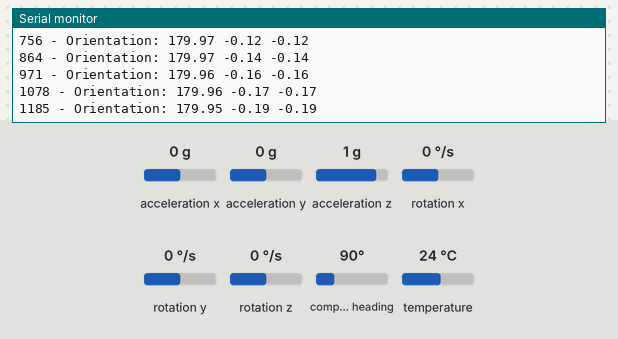
This sketch was run on a simulated Arduino Uno, built with avr-gcc and run on an emulated ATmega328P. On the bench: the last lines printed to the serial monitor. The test bench sets the inputs (shaded band); at power-on: rotation x 0 °/s, acceleration x 0 g, acceleration y 0 g, acceleration z 1 g, rotation y 0 °/s, rotation z 0 °/s, compass heading 90°, temperature 24 °C.

Above: at 1.2 s.
1.3 s: rotation x set to -192 °/s
At 1.3 s:
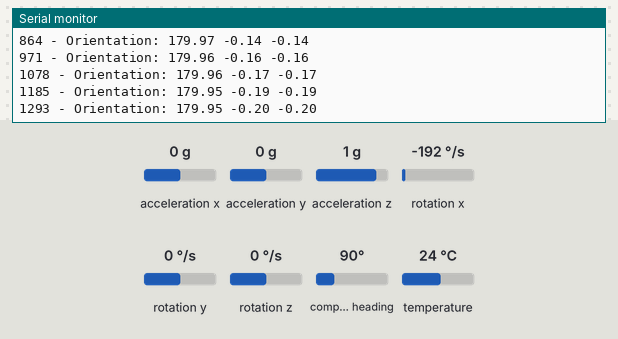
4.3 s: acceleration x set to -1.4 g
At 4.3 s:
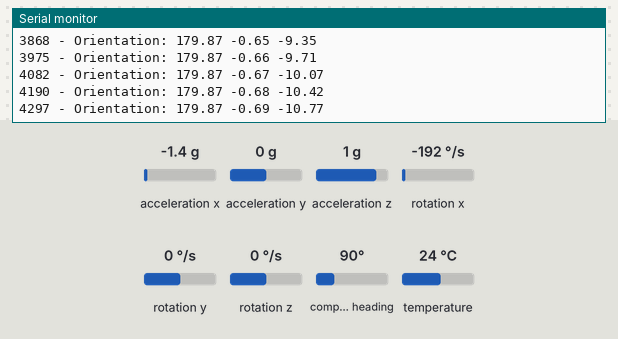
5.8 s: acceleration y set to -1.4 g
At 5.8 s:
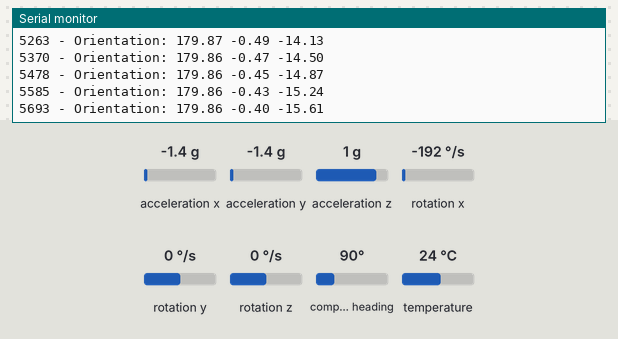
7.3 s: acceleration z set to -1.4 g
At 7.31 s:
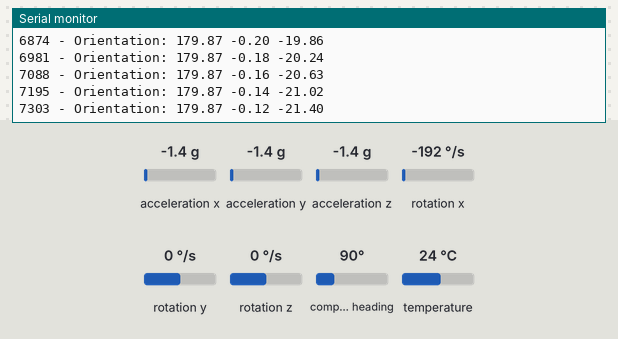
8.8 s: rotation y set to -192 °/s
At 8.81 s:
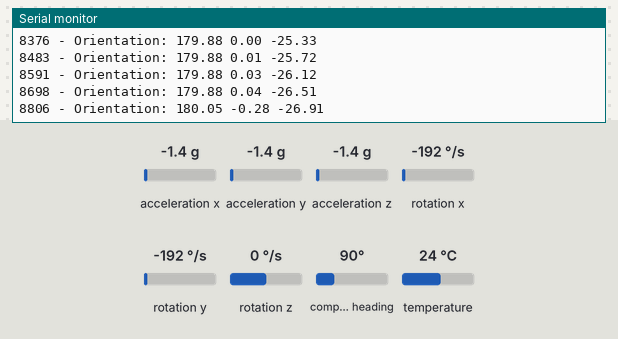
Timing chart, 0 to 11.3 s (numbered marks = the images above; inputs shaded):
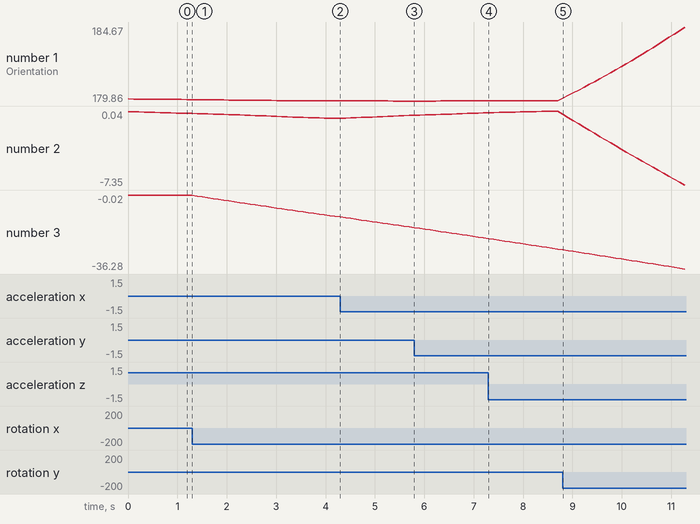

The sketch:

Nano_ahrs_mahony.ino
```cpp
#include <Wire.h>
#include <Adafruit_Sensor.h>
//#include <Adafruit_L3GD20_U.h>
//#include <Adafruit_LSM303_U.h>
#include <MahonyAHRS.h>
//#include <MadgwickAHRS.h>
#include <Adafruit_LSM9DS1.h>

// Note: This sketch requires the MahonyAHRS sketch from
// https://github.com/PaulStoffregen/MahonyAHRS, or the
// MagdwickAHRS sketch from https://github.com/PaulStoffregen/MadgwickAHRS

// Note: This sketch is a WORK IN PROGRESS

// Create sensor instances.
//Adafruit_L3GD20_Unified       gyro(20);
//Adafruit_LSM303_Accel_Unified accel(30301);
//Adafruit_LSM303_Mag_Unified   mag(30302);
Adafruit_LSM9DS1 lsm = Adafruit_LSM9DS1();

// Mag calibration values are calculated via ahrs_calibration.
// These values must be determined for each baord/environment.
// See the image in this sketch folder for the values used
// below.

// Offsets applied to raw x/y/z values
float mag_offsets[3]            = { 0.0F, 0.0F, 80.0F };

// Soft iron error compensation matrix
float mag_softiron_matrix[3][3] = { { 1.0, 0.0, 0.0 },
                                    { 0.0, 1.0, 0.0 },
                                    { 0.0, 0.0, 1.0 } };

float mag_field_strength        = 50.0F;

// Mahony is lighter weight as a filter and should be used
// on slower systems
Mahony filter;
//Madgwick filter;
void setupSensor()
{
  // 1.) Set the accelerometer range
  ///lsm.setupAccel(lsm.LSM9DS1_ACCELRANGE_2G);
  //lsm.setupAccel(lsm.LSM9DS1_ACCELRANGE_4G);
  //lsm.setupAccel(lsm.LSM9DS1_ACCELRANGE_8G);
  lsm.setupAccel(lsm.LSM9DS1_ACCELRANGE_16G);

  // 2.) Set the magnetometer sensitivity
  ///lsm.setupMag(lsm.LSM9DS1_MAGGAIN_4GAUSS);
  //lsm.setupMag(lsm.LSM9DS1_MAGGAIN_8GAUSS);
  //lsm.setupMag(lsm.LSM9DS1_MAGGAIN_12GAUSS);
  lsm.setupMag(lsm.LSM9DS1_MAGGAIN_16GAUSS);

  // 3.) Setup the gyroscope
  ///lsm.setupGyro(lsm.LSM9DS1_GYROSCALE_245DPS);
  //lsm.setupGyro(lsm.LSM9DS1_GYROSCALE_500DPS);
  lsm.setupGyro(lsm.LSM9DS1_GYROSCALE_2000DPS);
}
void setup()
{
  Serial.begin(115200);

  // Wait for the Serial Monitor to open (comment out to run without Serial Monitor)
  // while(!Serial);

  Serial.println(F("Adafruit 10 DOF Board AHRS Calibration Example")); Serial.println("");
  /*
  // Initialize the sensors.
  if(!gyro.begin())
  {
    // There was a problem detecting the L3GD20 ... check your connections
    Serial.println("Ooops, no L3GD20 detected ... Check your wiring!");
    while(1);
  }

  if(!accel.begin())
  {
    // There was a problem detecting the LSM303DLHC ... check your connections
    Serial.println("Ooops, no L3M303DLHC accel detected ... Check your wiring!");
    while(1);
  }

  if(!mag.begin())
  {
    // There was a problem detecting the LSM303DLHC ... check your connections
    Serial.println("Ooops, no L3M303DLHC mag detected ... Check your wiring!");
    while(1);
  }
*/
    // Try to initialise and warn if we couldn't detect the chip
  if (!lsm.begin())
  {
    Serial.println("Oops ... unable to initialize the LSM9DS1. Check your wiring!");
    while (1);
  }
  Serial.println("Found LSM9DS1 9DOF");

  // helper to just set the default scaling we want, see above!
  setupSensor();
  // Filter expects 50 samples per second
  //filter.begin(50);
}

void loop(void)
{
  /*
  sensors_event_t gyro_event;
  sensors_event_t accel_event;
  sensors_event_t mag_event;

  // Get new data samples
  gyro.getEvent(&gyro_event);
  accel.getEvent(&accel_event);
  mag.getEvent(&mag_event);
  */
  lsm.read();  /* ask it to read in the data */

  /* Get a new sensor event */
  sensors_event_t accel_event, mag_event, gyro_event, temp;

  lsm.getEvent(&accel_event, &mag_event, &gyro_event, &temp);

  // Apply mag offset compensation (base values in uTesla)
  float x = mag_event.magnetic.x - mag_offsets[0];
  float y = mag_event.magnetic.y - mag_offsets[1];
  float z = mag_event.magnetic.z - mag_offsets[2];

  // Apply mag soft iron error compensation
  float mx = x * mag_softiron_matrix[0][0] + y * mag_softiron_matrix[0][1] + z * mag_softiron_matrix[0][2];
  float my = x * mag_softiron_matrix[1][0] + y * mag_softiron_matrix[1][1] + z * mag_softiron_matrix[1][2];
  float mz = x * mag_softiron_matrix[2][0] + y * mag_softiron_matrix[2][1] + z * mag_softiron_matrix[2][2];

  // The filter library expects gyro data in degrees/s, but adafruit sensor
  // uses rad/s so we need to convert them first (or adapt the filter lib
  // where they are being converted)
  float gx = gyro_event.gyro.x * 57.2958F;
  float gy = gyro_event.gyro.y * 57.2958F;
  float gz = gyro_event.gyro.z * 57.2958F;

  // Update the filter
  filter.update(gx, gy, gz,
                accel_event.acceleration.x, accel_event.acceleration.y, accel_event.acceleration.z,
                mx, my, mz);

  // Print the orientation filter output
  float roll = filter.getRoll();
  float pitch = filter.getPitch();
  float heading = filter.getYaw();
  Serial.print(millis());
  Serial.print(" - Orientation: ");
  Serial.print(heading);
  Serial.print(" ");
  Serial.print(pitch);
  Serial.print(" ");
  Serial.println(roll);

  delay(100);
}
```

Measured:
- after the input at 8.8 s, the serial monitor: prints a new line at once (image 5)
- plotted number 1: 179.88 → 184.67 after the input at 8.8 s
- plotted number 2: -0.2 → -0.69 after the input at 1.3 s, -0.69 → -0.4 after the input at 4.3 s, -0.4 → -0.14 after the input at 5.8 s, -0.14 → 0.04 after the input at 7.3 s, 0.04 → -7.35 after the input at 8.8 s
- plotted number 3: -0.2 → -10.77 after the input at 1.3 s, -10.77 → -15.61 after the input at 4.3 s, -15.61 → -21.02 after the input at 5.8 s, -21.02 → -26.51 after the input at 7.3 s, -26.51 → -36.28 after the input at 8.8 s
